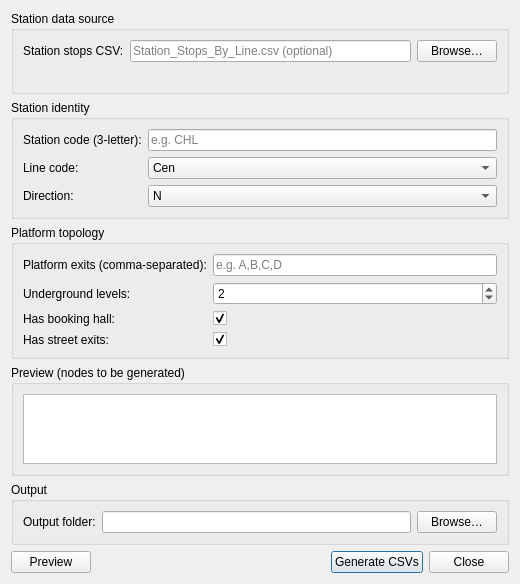
<?xml version="1.0" encoding="UTF-8"?>
<ui version="4.0">
 <class>NodeGeneratorDlg</class>
 <widget class="QDialog" name="NodeGeneratorDlg">
  <property name="geometry">
   <rect><x>0</x><y>0</y><width>520</width><height>560</height></rect>
  </property>
  <property name="windowTitle">
   <string>Node Generator — BatGraph F3</string>
  </property>
  <layout class="QVBoxLayout" name="mainLayout">

   <!-- Station source -->
   <item>
    <widget class="QGroupBox" name="sourceGroup">
     <property name="title"><string>Station data source</string></property>
     <layout class="QVBoxLayout">
      <item>
       <layout class="QHBoxLayout">
        <item>
         <widget class="QLabel"><property name="text"><string>Station stops CSV:</string></property></widget>
        </item>
        <item>
         <widget class="QLineEdit" name="csvPathEdit">
          <property name="placeholderText"><string>Station_Stops_By_Line.csv (optional)</string></property>
          <property name="readOnly"><bool>true</bool></property>
         </widget>
        </item>
        <item>
         <widget class="QPushButton" name="browseButton">
          <property name="text"><string>Browse…</string></property>
         </widget>
        </item>
       </layout>
      </item>
      <item>
       <widget class="QLabel" name="csvStatusLabel">
        <property name="text"><string><i>Or fill in manually below</i></string></property>
       </widget>
      </item>
     </layout>
    </widget>
   </item>

   <!-- Station identity -->
   <item>
    <widget class="QGroupBox" name="identityGroup">
     <property name="title"><string>Station identity</string></property>
     <layout class="QFormLayout" name="identityForm">
      <item row="0" column="0">
       <widget class="QLabel"><property name="text"><string>Station code (3-letter):</string></property></widget>
      </item>
      <item row="0" column="1">
       <widget class="QLineEdit" name="stationCodeEdit">
        <property name="placeholderText"><string>e.g. CHL</string></property>
        <property name="maxLength"><number>10</number></property>
       </widget>
      </item>
      <item row="1" column="0">
       <widget class="QLabel"><property name="text"><string>Line code:</string></property></widget>
      </item>
      <item row="1" column="1">
       <widget class="QComboBox" name="lineComboBox">
        <item><property name="text"><string>Cen</string></property></item>
        <item><property name="text"><string>Ntn</string></property></item>
        <item><property name="text"><string>Vic</string></property></item>
        <item><property name="text"><string>Bak</string></property></item>
        <item><property name="text"><string>Dist</string></property></item>
        <item><property name="text"><string>Met</string></property></item>
        <item><property name="text"><string>Jub</string></property></item>
        <item><property name="text"><string>Pic</string></property></item>
        <item><property name="text"><string>Cir</string></property></item>
        <item><property name="text"><string>Ham</string></property></item>
        <item><property name="text"><string>Wat</string></property></item>
        <item><property name="text"><string>Eli</string></property></item>
        <item><property name="text"><string>Ove</string></property></item>
        <item><property name="text"><string>Dlr</string></property></item>
       </widget>
      </item>
      <item row="2" column="0">
       <widget class="QLabel"><property name="text"><string>Direction:</string></property></widget>
      </item>
      <item row="2" column="1">
       <widget class="QComboBox" name="directionComboBox">
        <item><property name="text"><string>N</string></property></item>
        <item><property name="text"><string>S</string></property></item>
        <item><property name="text"><string>E</string></property></item>
        <item><property name="text"><string>W</string></property></item>
       </widget>
      </item>
     </layout>
    </widget>
   </item>

   <!-- Platform topology -->
   <item>
    <widget class="QGroupBox" name="platformGroup">
     <property name="title"><string>Platform topology</string></property>
     <layout class="QFormLayout" name="platformForm">
      <item row="0" column="0">
       <widget class="QLabel"><property name="text"><string>Platform exits (comma-separated):</string></property></widget>
      </item>
      <item row="0" column="1">
       <widget class="QLineEdit" name="exitsEdit">
        <property name="placeholderText"><string>e.g. A,B,C,D</string></property>
        <property name="toolTip"><string>One letter per staircase/exit from the platform</string></property>
       </widget>
      </item>
      <item row="1" column="0">
       <widget class="QLabel"><property name="text"><string>Underground levels:</string></property></widget>
      </item>
      <item row="1" column="1">
       <widget class="QSpinBox" name="levelsSpinBox">
        <property name="minimum"><number>1</number></property>
        <property name="maximum"><number>8</number></property>
        <property name="value"><number>2</number></property>
        <property name="toolTip"><string>Number of underground levels (1 = platform at level 1, street at 0)</string></property>
       </widget>
      </item>
      <item row="2" column="0">
       <widget class="QLabel"><property name="text"><string>Has booking hall:</string></property></widget>
      </item>
      <item row="2" column="1">
       <widget class="QCheckBox" name="bookingHallCheck">
        <property name="checked"><bool>true</bool></property>
       </widget>
      </item>
      <item row="3" column="0">
       <widget class="QLabel"><property name="text"><string>Has street exits:</string></property></widget>
      </item>
      <item row="3" column="1">
       <widget class="QCheckBox" name="streetExitsCheck">
        <property name="checked"><bool>true</bool></property>
        <property name="toolTip"><string>Add a StreetExit leaf node at ground level per exit</string></property>
       </widget>
      </item>
     </layout>
    </widget>
   </item>

   <!-- Preview -->
   <item>
    <widget class="QGroupBox" name="previewGroup">
     <property name="title"><string>Preview (nodes to be generated)</string></property>
     <layout class="QVBoxLayout">
      <item>
       <widget class="QPlainTextEdit" name="previewText">
        <property name="readOnly"><bool>true</bool></property>
        <property name="font"><font><family>Courier New</family><pointsize>8</pointsize></font></property>
        <property name="maximumHeight"><number>120</number></property>
       </widget>
      </item>
     </layout>
    </widget>
   </item>

   <!-- Output -->
   <item>
    <widget class="QGroupBox" name="outputGroup">
     <property name="title"><string>Output</string></property>
     <layout class="QHBoxLayout">
      <item>
       <widget class="QLabel"><property name="text"><string>Output folder:</string></property></widget>
      </item>
      <item>
       <widget class="QLineEdit" name="outputFolderEdit">
        <property name="readOnly"><bool>true</bool></property>
       </widget>
      </item>
      <item>
       <widget class="QPushButton" name="outputBrowseButton">
        <property name="text"><string>Browse…</string></property>
       </widget>
      </item>
     </layout>
    </widget>
   </item>

   <!-- Buttons -->
   <item>
    <layout class="QHBoxLayout" name="buttonLayout">
     <item>
      <widget class="QPushButton" name="previewButton">
       <property name="text"><string>Preview</string></property>
      </widget>
     </item>
     <item>
      <spacer>
       <property name="orientation"><enum>Qt::Horizontal</enum></property>
       <property name="sizeHint" stdset="0"><size><width>40</width><height>20</height></size></property>
      </spacer>
     </item>
     <item>
      <widget class="QPushButton" name="generateButton">
       <property name="text"><string>Generate CSVs</string></property>
       <property name="default"><bool>true</bool></property>
      </widget>
     </item>
     <item>
      <widget class="QPushButton" name="closeButton">
       <property name="text"><string>Close</string></property>
      </widget>
     </item>
    </layout>
   </item>

  </layout>
 </widget>
 <resources/>
 <connections/>
</ui>
